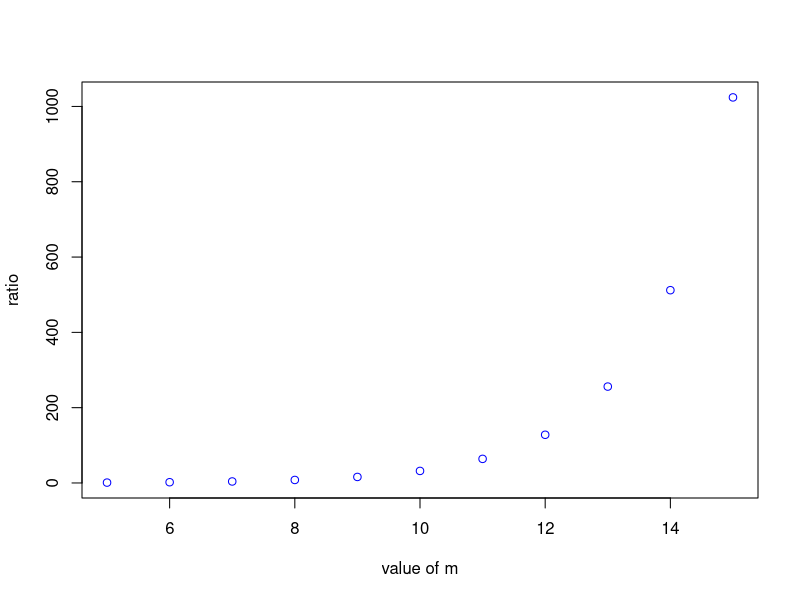
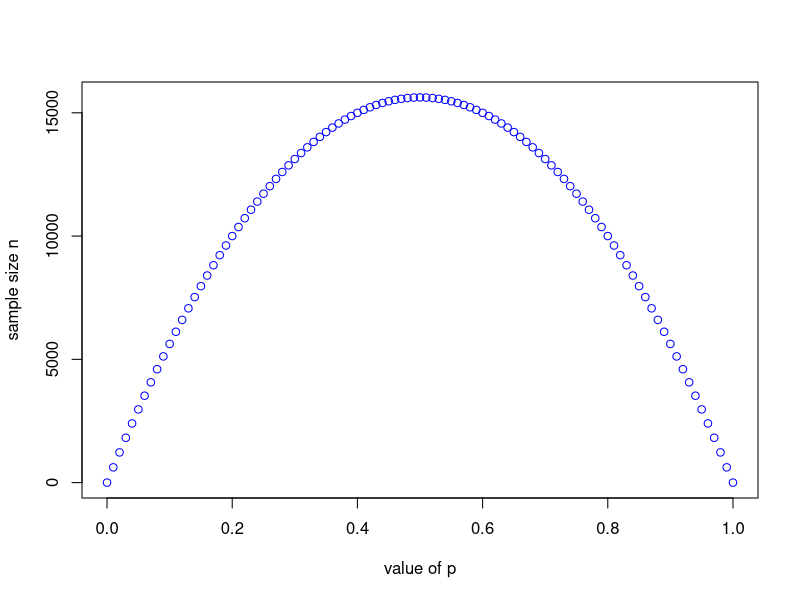
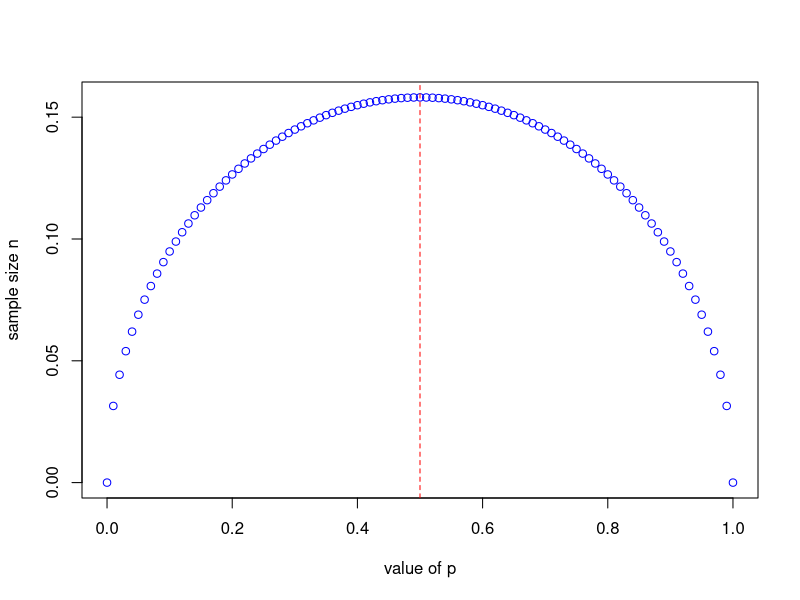
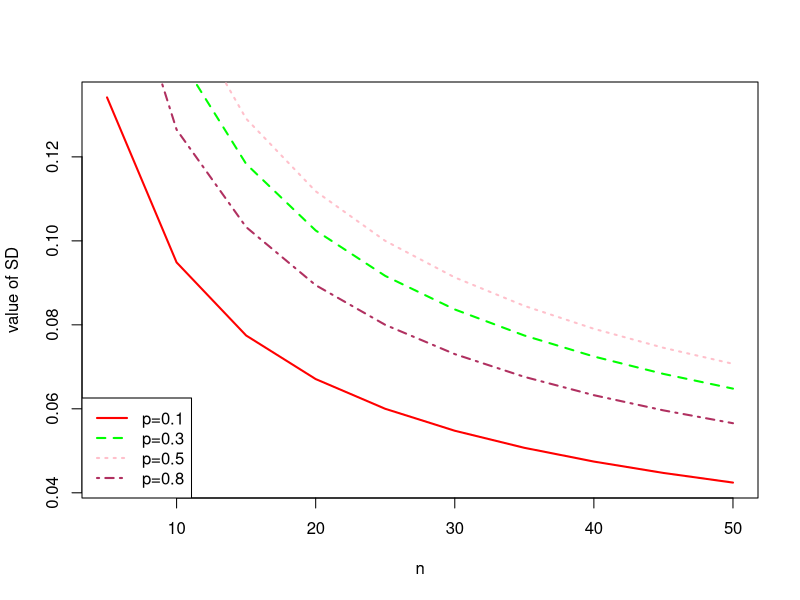
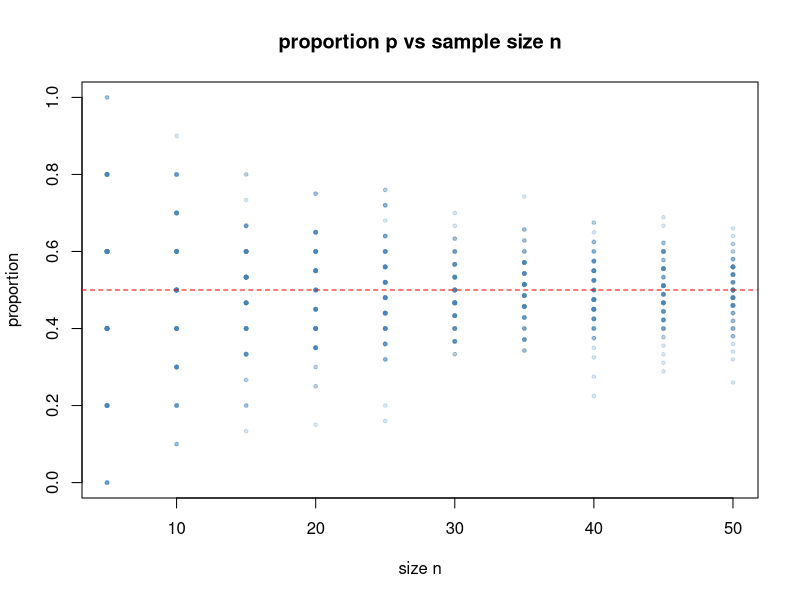
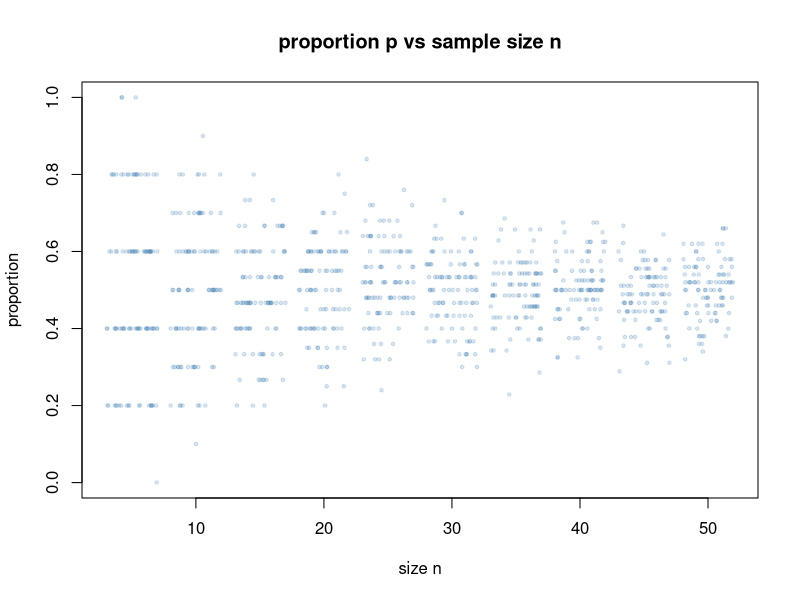

Generate these figures, in order, with R:
## ---- chunk 1
knitr::opts_chunk$set(echo = TRUE)
set.seed(12314159)

imageDirectory <- "./img"
dataDirectory <- "./data"
path_concat <- function(path1, path2, sep="/") {
                       paste(path1, path2, sep = sep)
                      }
## ---- chunk 2
      prob_ratio1 <- function (n, a, b, odds = 1) {
         choose_n_a <- choose(n,a)
         choose_n_b <- choose(n,b)
         ans <- choose_n_a/choose_n_b*odds^(a-b)
         return(ans)
      }
      # print(prob_ratio1(5,3,4,5))
## ---- chunk 3
      prob_ratio2 <- function (n, a, b, odds = 1) {
        p <-  odds/(1+odds)
        p_a <- dbinom(a,size=n,prob=p)
        p_b <- dbinom(b,size=n,prob=p)
        return(p_a/p_b)
      }
      # print(prob_ratio2(5,3,4,5))
## ---- chunk 4
      # using choose()
      prob_ratio1(50, a = 5, b = 45)
      prob_ratio1(50, a = 5, b = 45, odds = 9)
      # and using dbinom()
      prob_ratio2(50, a = 5, b = 45)
      prob_ratio2(50, a = 5, b = 45, odds = 9)
## ---- chunk 5
      ms <- seq(from=5, to=15)
      get_ratio <- function(p,n,ms){
          ans = c()
          for (i in 1:length(ms)){
              ans <- c(ans, p^(n-ms[i]))
          }
          return(ans)
      }
      ratios <- get_ratio(1/2,5,ms)
      plot(ms,ratios,xlab="value of m",ylab="ratio",col="blue")
## ---- chunk 6
        sd_p_wig <- function (n, p) {
            # Your code here
            return(sqrt(p*(1-p)/n))
        }
## ---- chunk 7
      p <- seq(0,1,0.01)
      get_n <- function(p_list){
          ans = c()
          for (i in 1:length(p_list)){
              ans <- c(ans, ((250^2)*p[i]*(1-p[i])))
          }
          return(ans)
      }
      n_list <- get_n(p)
      plot(p,n_list,xlab="value of p",ylab="sample size n",col="blue")
## ---- chunk 8
p_list <- seq(0, 1, 0.01)
n <- 10
get_sd <- function(n,list_p){
  ans = c()
  for (i in 1:length(p_list)){
      ans <- c(ans, sqrt(p[i]*(1-p[i])/n))
    }
  return(ans)
}
sd_list <- get_sd(n,p_list)
max_index = which.max(sd_list)

plot(p_list,sd_list,xlab="value of p",ylab="sample size n",col="blue")
abline(v=p_list[max_index],lty=2,col="red")

## ---- chunk 9
n_list = seq(5,50,5)
p_list = c(0.1,0.3,0.5,0.8)
colors = c("red","green","pink","maroon")

get_sd <- function(n_list,p_list){
  ans_list = c()
  for(i in 1:length(p_list)){
    ans <- c(sapply(n_list, function(n) sqrt(p_list[i]*(1-p_list[i])/n)))
      ans_list <- c(ans_list,ans)
      print(typeof(ans))
  }
  return(ans_list)
}


vals<-get_sd(n_list, p_list)

dim(vals)<-c(10,4)

plot(n_list,vals[,1],lwd = 2,lty=1, type="l",col=colors[1],xlab="n",ylab="value of SD")
for(i in 2:length(p_list)){
  print(length(n_list))
  print(vals[,i])
  lines(n_list,vals[,i],lwd = 2,lty=i, type ="l",col=colors[i])
  
}
legend("bottomleft", 
  legend = lapply(p_list,  function(x) paste("p=",x,sep="")), 
  #legend = p_list,
  col = colors,
  lty=c(1,2,3,4),
  lwd=2
)


## ---- chunk 10
n_list = seq(5,50,5)
vals<- sapply(n_list, function(n) rbinom(100,n,0.5)/n)

## ---- chunk 11
n_list = seq(5,50,5)
vals<- sapply(n_list, function(n) rbinom(100,n,0.5)/n)
vals_for_plot = unlist(vals)
n_for_plot = rep(seq(5,50,5),each = 100)
plot(n_for_plot, vals_for_plot, ylim = c(0,1), pch = 19, col =adjustcolor("steelblue", 0.2), cex = 0.5,
     xlab = "size n",ylab = "proportion",main="proportion p vs sample size n")
abline(h=0.5,lty=2,col="red")

## ---- chunk 12
n_list = seq(5,50,5)
vals<- sapply(n_list, function(n) rbinom(100,n,0.5)/n)
vals1 = unlist(vals)
n1 = rep(seq(5,50,5),each = 100)
n2 = jitter(n_for_plot,2)

plot(jitter(n1,2), vals1, ylim = c(0,1), pch = 19, col =adjustcolor("steelblue", 0.2), cex = 0.5,
     xlab = "size n",ylab = "proportion",main="proportion p vs sample size n")


